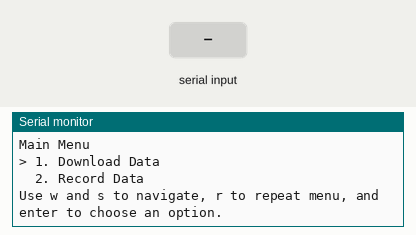
A program run on a simulated Arduino Nano RP2040 Connect. On the bench: the last lines printed to the serial monitor. Inputs (shaded band) come from the test bench.

Above: at 1.2 s.
1.3 s: "w\n" received over Serial
At 1.8 s:
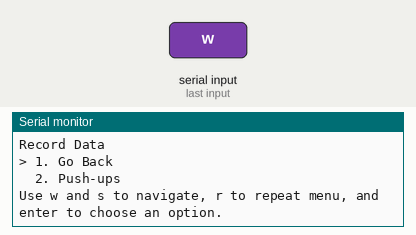
2.8 s: "s\n" received over Serial
At 3.3 s:
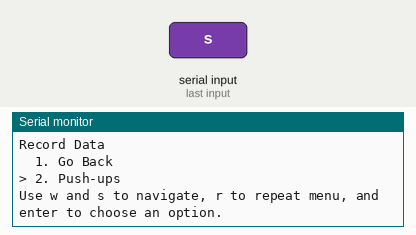

The program:

main.cpp
```cpp
#include <Arduino.h>
#include "SerialUx.h"

UXState uxState;

void setup() {
    Serial.begin(9600);
    uxState = {UX_SERIAL,NULL,NULL}; // Initialize the UXState structure to zero
    initializeUXState(&uxState, UX_SERIAL);
    displayMenu(&uxState);
}

void loop() {
    handle_input(&uxState);
    delay(25);
}
```

SerialUx.cpp
```cpp
#include "UX.h"
#include "SerialUx.h"
#include <stdio.h>
#include <stdlib.h>

static int getMenuItemCount(const MenuItem* menu) {
    int count = 0;
    while (count < MAX_MENU_ITEMS && menu->items[count] != NULL) {
        count++;
    }
    return count;
}

// Menu definitions
struct MenuItem goBackMenuItem = {
    .name = "Go Back",
    .action = itemGoBack,  // Will be set after function is defined
    .currentItemSelection = 0,
    .items = { NULL }
};

struct MenuItem downloadDataMenu = {
    .name = "Download Data",
    .action = NULL,
    .currentItemSelection = 0,
    .items = {  &goBackMenuItem, NULL }
};

struct MenuItem recordDataMenu = {
    .name = "Record Data",
    .action = NULL,
    .currentItemSelection = 0,
    .items = { &goBackMenuItem, NULL }
};

struct MenuItem mainMenu = {
    .name = "Main Menu",
    .action = NULL,
    .currentItemSelection = 0,
    .items = { &downloadDataMenu, &recordDataMenu, NULL }
};

UXState* initializeUXState(void* buf, UXDevice device){
    ((UXState*) buf)->device = device;
    ((UXState*) buf)->currentMenu = &mainMenu;
    ((UXState*) buf)->previousMenu = NULL;
    goBackMenuItem.action = itemGoBack;  // Set the function pointer to the itemGoBack function defined in UX.cpp
    add_workouts_to_menu(&recordDataMenu); // Add workouts to the record data menu
    return (UXState*) buf;
}

void displayMenu(UXState* state){
    char buffer[128];
    int itemCount = getMenuItemCount(state->currentMenu);

    sprintf(buffer, "%s\n", state->currentMenu->name);
    Serial.print(buffer);

    if (itemCount == 0) {
        Serial.print("(empty)\n");
    } else {
        for (int i = 0; i < itemCount; i++) {
            sprintf(buffer, "%c %d. %s\n",
                    (i == state->currentMenu->currentItemSelection) ? '>' : ' ',
                    i + 1,
                    state->currentMenu->items[i]->name);
            Serial.print(buffer);
        }
    }
    Serial.print("Use w and s to navigate, r to repeat menu, and enter to choose an option.\n");
}

void adjustCursorPosition(UXState* state){
    displayMenu(state);
}


void downloadDataAction(UXState* state){
    Serial.print("Downloading data...\n");
    // Simulate download action here
    Serial.print("Data downloaded successfully!\n");
}

void recordWorkoutAction(UXState* state){
    Serial.print("Recording workout...\n");
    // Simulate workout recording action here
    Serial.print("Workout recorded successfully!\n");
}

// Set the itemGoBack action after the function is defined in UX.cpp
// This will be done in initializeUXState

void handle_input(UXState* state){
    if (Serial.available() == 0) {
        return;
    }

    char input = Serial.read();
    if (input >= 'A' && input <= 'Z') {
        input = input - 'A' + 'a';
    }

    switch(input){
        case 'w': // Up
            goUpMenuItem(state);
            break;
        case 's': // Down
            goDownMenuItem(state);
            break;
        case 'r': //display menu again
            displayMenu(state);
            break;
        case '\r':
            if (Serial.peek() == '\n') {
                Serial.read();
            }
            selectMenuItem(state);
            break;
        case '\n': // Enter
            selectMenuItem(state);
            break;
        case ' ':
            break;
        default:
            Serial.print("Invalid input. Use 'w' to go up, 's' to go down, and 'Enter' to select.\n");
    }
}

void add_workouts_to_menu(struct MenuItem* menu) {
    // Code to add workouts to the menu
    const char *workouts[] = WORKOUTS;
    const size_t workoutCount = sizeof(workouts) / sizeof(workouts[0]);
    const size_t maxWorkoutSlots = MAX_MENU_ITEMS - 2; // reserve index 0 for "Go Back" and one slot for NULL

    for (size_t i = 0; i < workoutCount && i < maxWorkoutSlots; i++) {
        menu->items[i + 1] = (struct MenuItem*)malloc(sizeof(struct MenuItem));
        menu->items[i + 1]->name = workouts[i];
        menu->items[i + 1]->action = recordWorkoutAction;
        menu->items[i + 1]->currentItemSelection = 0;
        for (int j = 0; j < MAX_MENU_ITEMS; j++) {
            menu->items[i + 1]->items[j] = NULL;
        }
    }
    menu->items[(workoutCount < maxWorkoutSlots ? workoutCount : maxWorkoutSlots) + 1] = NULL;
}
```

SerialUx.h
```cpp
#ifndef SERIALUX_H
#define SERIALUX_H

#include "UX.h"

#define WORKOUTS {"Push-ups"}

// External declarations for menus defined in SerialUx.cpp
extern struct MenuItem mainMenu;
extern struct MenuItem downloadDataMenu;
extern struct MenuItem recordDataMenu;
extern struct MenuItem goBackMenuItem;

void downloadDataAction(UXState* state);
void recordWorkoutAction(UXState* state);
void add_workouts_to_menu(struct MenuItem* menu);
void handle_input(UXState* state);

#endif
```

UX.cpp
```cpp
#include "UX.h"

static int getMenuItemCount(const MenuItem* menu) {
    int count = 0;
    while (count < MAX_MENU_ITEMS && menu->items[count] != NULL) {
        count++;
    }
    return count;
}

void goDownMenuItem(UXState* state){
    const int itemCount = getMenuItemCount(state->currentMenu);
    if (itemCount == 0) {
        return;
    }

    if (state->currentMenu->currentItemSelection + 1 < itemCount) {
        state->currentMenu->currentItemSelection++;
    } else {
        state->currentMenu->currentItemSelection = 0; // Wrap around to the first item
    }
    adjustCursorPosition(state);
}

void goUpMenuItem(UXState* state){
    const int itemCount = getMenuItemCount(state->currentMenu);
    if (itemCount == 0) {
        return;
    }

    if(state->currentMenu->currentItemSelection > 0){
        state->currentMenu->currentItemSelection--;
    }else {
        state->currentMenu->currentItemSelection = itemCount - 1;
    }
    adjustCursorPosition(state);
}

void selectMenuItem(UXState* state){
    const int itemCount = getMenuItemCount(state->currentMenu);
    if (itemCount == 0) {
        displayMenu(state);
        return;
    }

    struct MenuItem* selectedItem = state->currentMenu->items[state->currentMenu->currentItemSelection];
    if(selectedItem != NULL){
        if(selectedItem->action != NULL){
            selectedItem->action(state);
            displayMenu(state);
        } else if(selectedItem->items[0] != NULL){
            // Navigate to the submenu
            state->previousMenu = state->currentMenu;
            state->currentMenu = selectedItem;
            if (state->currentMenu->currentItemSelection >= getMenuItemCount(state->currentMenu)) {
                state->currentMenu->currentItemSelection = 0;
            }
            displayMenu(state);
        } else {
            displayMenu(state);
        }
    } else {
        displayMenu(state);
    }
}

void itemGoBack(UXState* state){
    if(state->previousMenu != NULL){
        state->currentMenu = state->previousMenu;
        state->previousMenu = NULL; // Clear previous menu reference
    }
}
```

UX.h
```cpp
#ifndef UX_H
#define UX_H
#define MAX_MENU_ITEMS 10
#include <Arduino.h>

typedef enum UXDevice {
    UX_SERIAL,
    UX_PHONE,
    UX_LCD
} UXDevice;

// Forward declaration
typedef struct UXState UXState;

typedef struct MenuItem {
    const char* name;
    void (*action)(UXState* state);
    int currentItemSelection;
    struct MenuItem* items[MAX_MENU_ITEMS];

} MenuItem;

typedef struct UXState {
    UXDevice device;
    struct MenuItem* currentMenu;
    struct MenuItem* previousMenu;

} UXState;

void itemGoBack(UXState* state);
void adjustCursorPosition(UXState* state);
UXState* initializeUXState(void* buf, UXDevice device);
void displayMenu(UXState* state);
void goDownMenuItem(UXState* state);
void goUpMenuItem(UXState* state);
void selectMenuItem(UXState* state);

#endif
```

Measured:
- after the input at 1.3 s, the serial monitor: prints a new line at once (image 1)
- after the input at 2.8 s, the serial monitor: prints a new line at once (image 2)
